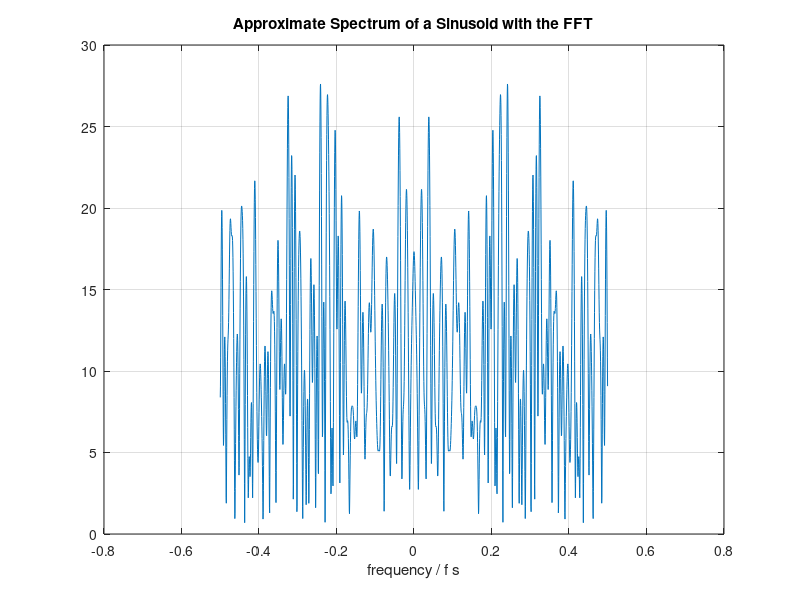

MATLAB code for this plot:
clear all, close all, clc;
n = [0:149];
x1 = randn(150,1);
N = 2048;
X = abs(fft(x1,N));
X = fftshift(X);
F = [-N/2:N/2-1]/N;
plot(F,X),
xlabel('frequency / f s')
grid;
title('Approximate Spectrum of a Sinusoid with the FFT');